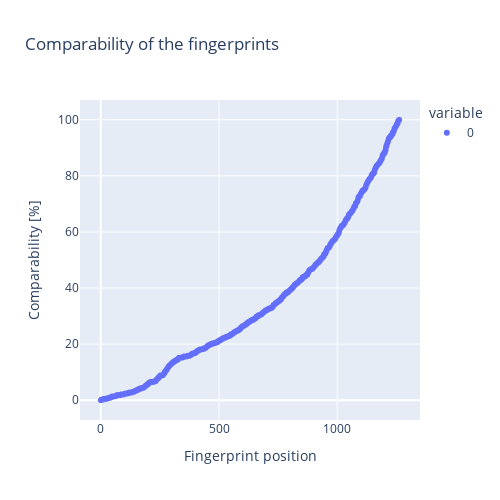

This figure's notebook cell:
### Code cell
import plotly.express as px

fig = px.scatter(sorted_normalized_pfp_vec_sum, title="Comparability of the fingerprints",
                 labels={"index": "Fingerprint position", "value": "Comparability [%]"},
                 width=500, height=500)
fig.update_layout(showlegend=True)
fig.show()
# ToDo Jacardi similarity and others (see Julians E-Mail)

### Figure 1 — Plotly figure (JSON) as saved in the notebook; plotly's stock layout.template omitted (floating-point values rounded to 4 significant figures; data arrays with more than 128 entries replaced by an {"elided": "..."} marker saying what was removed)
{"data": [{"hovertemplate": "variable=0<br>Fingerprint position=%{x}<br>Comparability [%]=%{y}<extra></extra>", "legendgroup": "0", "marker": {"color": "#636efa", "symbol": "circle"}, "mode": "markers", "name": "0", "showlegend": true, "x": {"elided": "1263 int values"}, "xaxis": "x", "y": {"elided": "1263 float values"}, "yaxis": "y", "type": "scattergl"}], "layout": {"xaxis": {"anchor": "y", "domain": [0.0, 1.0], "title": {"text": "Fingerprint position"}}, "yaxis": {"anchor": "x", "domain": [0.0, 1.0], "title": {"text": "Comparability [%]"}}, "legend": {"title": {"text": "variable"}, "tracegroupgap": 0}, "title": {"text": "Comparability of the fingerprints"}, "height": 500, "width": 500, "showlegend": true}}
